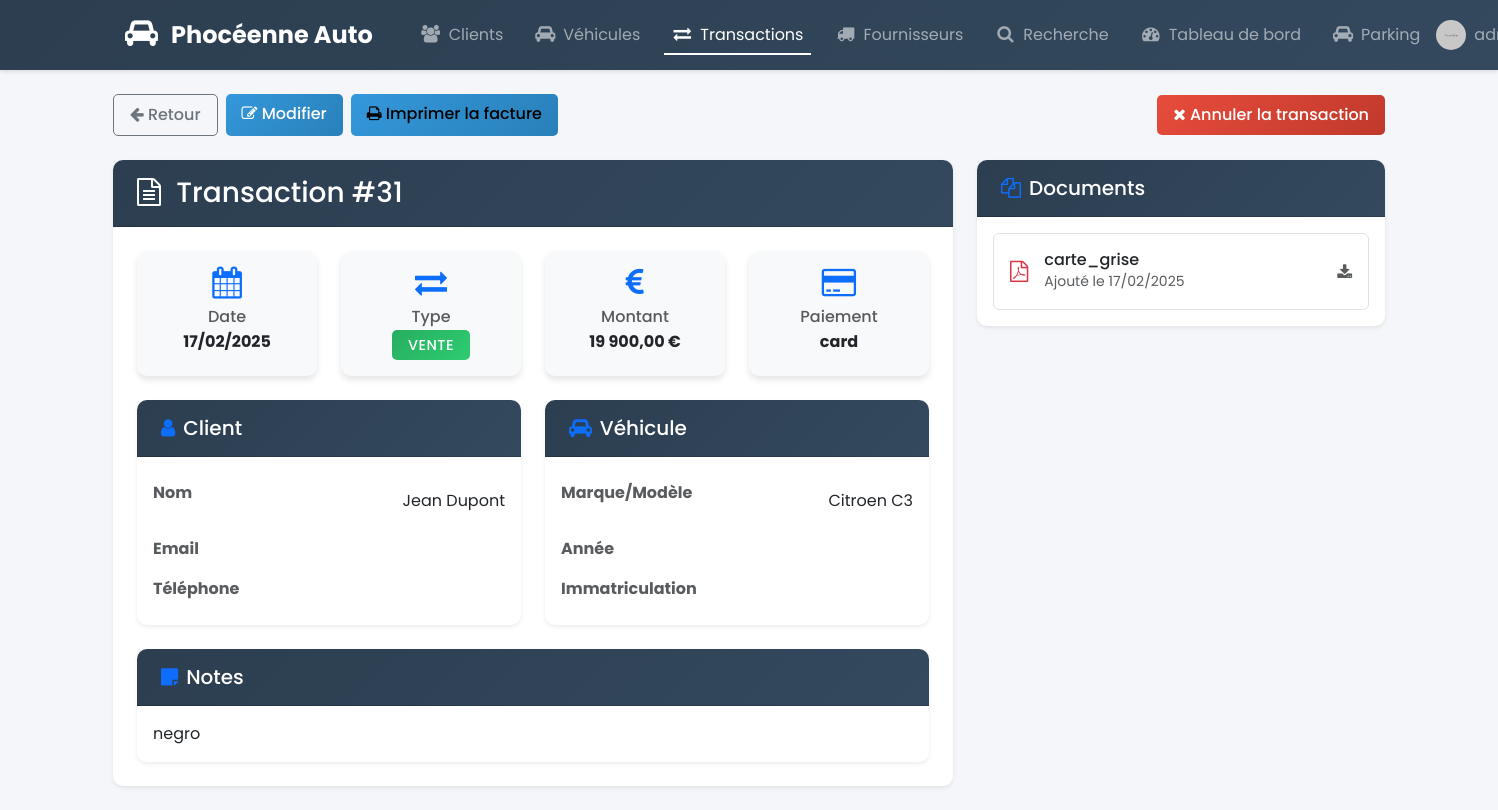
Page /transactions/view.php?id=31 (signed in) on the committed database.
### tables this page shows
CREATE TABLE IF NOT EXISTS `transactions` (
  `id` bigint UNSIGNED NOT NULL AUTO_INCREMENT,
  `customer_id` int DEFAULT NULL,
  `vehicle_id` int DEFAULT NULL,
  `user_id` int DEFAULT NULL,
  `transaction_type` varchar(20) DEFAULT NULL,
  `transaction_date` timestamp NULL DEFAULT CURRENT_TIMESTAMP,
  `price` decimal(10,2) NOT NULL,
  `payment_method` varchar(20) DEFAULT NULL,
  `payment_type` varchar(20) DEFAULT 'full',
  `invoice_number` varchar(50) DEFAULT NULL,
  `notes` text,
  `status` VARCHAR(20) DEFAULT 'completed',
  `identifier` varchar(50) DEFAULT NULL,
  `brand` varchar(50) DEFAULT NULL,
  `model` varchar(50) DEFAULT NULL,
  `version` varchar(100) DEFAULT NULL,
  `color` varchar(50) DEFAULT NULL,
  `vin_number` varchar(17) DEFAULT NULL,
  `registration_number` varchar(20) DEFAULT NULL,
  `mileage` int DEFAULT NULL,
  `registration_date` date DEFAULT NULL,
  `fees` decimal(10,2) DEFAULT 0.00,
  `location` varchar(100) DEFAULT NULL,
  `options` text DEFAULT NULL,
  PRIMARY KEY (`id`)
);

CREATE TABLE IF NOT EXISTS `customers` (
  `id` bigint UNSIGNED NOT NULL AUTO_INCREMENT,
  `first_name` varchar(50) NOT NULL,
  `last_name` varchar(50) NOT NULL,
  `email` varchar(100) DEFAULT NULL,
  `phone` varchar(20) DEFAULT NULL,
  `address` text,
  `postal_code` varchar(10) DEFAULT NULL,
  `city` varchar(50) DEFAULT NULL,
  `created_at` timestamp NULL DEFAULT CURRENT_TIMESTAMP,
  `updated_at` timestamp NULL DEFAULT CURRENT_TIMESTAMP,
  `is_active` tinyint(1) DEFAULT '1',
  PRIMARY KEY (`id`),
  UNIQUE KEY `id` (`id`),
  UNIQUE KEY `email` (`email`)
);

CREATE TABLE IF NOT EXISTS `vehicles` (
  `id` bigint UNSIGNED NOT NULL AUTO_INCREMENT,
  `brand` varchar(50) NOT NULL,
  `model` varchar(50) NOT NULL,
  `year` int NOT NULL,
  `mileage` int NOT NULL,
  `price` decimal(10,2) NOT NULL,
  `vehicle_condition` varchar(20) DEFAULT NULL,
  `color` varchar(30) DEFAULT NULL,
  `fuel_type` varchar(20) DEFAULT NULL,
  `transmission` varchar(20) DEFAULT NULL,
  `registration_number` varchar(20) DEFAULT NULL,
  `vin_number` varchar(17) DEFAULT NULL,
  `status` varchar(20) DEFAULT NULL,
  `created_at` timestamp NULL DEFAULT CURRENT_TIMESTAMP,
  `updated_at` timestamp NULL DEFAULT CURRENT_TIMESTAMP,
  `supplier_id` int DEFAULT NULL,
  `registration_date` date DEFAULT NULL,
  `options` text DEFAULT NULL,
  `location` varchar(100) DEFAULT NULL,
  `version` varchar(100) DEFAULT NULL,
  PRIMARY KEY (`id`),
  UNIQUE KEY `id` (`id`),
  UNIQUE KEY `registration_number` (`registration_number`),
  UNIQUE KEY `vin_number` (`vin_number`)
);

CREATE TABLE IF NOT EXISTS `documents` (
  `id` bigint UNSIGNED NOT NULL AUTO_INCREMENT,
  `transaction_id` int DEFAULT NULL,
  `document_type` varchar(20) NOT NULL,
  `file_name` varchar(255) NOT NULL,
  `file_path` varchar(255) NOT NULL,
  `uploaded_at` timestamp NULL DEFAULT CURRENT_TIMESTAMP,
  PRIMARY KEY (`id`),
  UNIQUE KEY `id` (`id`)
);

### includes/init.php (called while the page is built, shortened)
<?php
function fetchOne($sql, $params = []) {
    global $db;
    $stmt = $db->prepare($sql);
    $stmt->execute($params);
    return $stmt->fetch(PDO::FETCH_ASSOC);
}

### transactions/view.php (the view, shortened to what this page needs)
<?php
require_once '../includes/init.php';
require_once '../includes/header.php';
try {
    $id = isset($_GET['id']) ? (int)$_GET['id'] : 0;
    $sql = "SELECT t.*,
            c.first_name as customer_first_name,
            c.last_name as customer_last_name,
            v.brand as vehicle_brand,
            v.model as vehicle_model,
            u.username as user_name
            FROM transactions t
            LEFT JOIN customers c ON t.customer_id = c.id
            LEFT JOIN vehicles v ON t.vehicle_id = v.id
            LEFT JOIN users u ON t.user_id = u.id
            WHERE t.id = ?";
    $transaction = fetchOne($sql, [$id]);
} catch (PDOException $e) {
    $_SESSION['error'] = "Erreur lors de la récupération des données: " . $e->getMessage();
}
?>
<div class="container mt-4">
    <div class="d-flex justify-content-between align-items-center mb-4">
        <div class="d-flex gap-2">
            <a href="/transactions/" class="btn btn-outline-secondary">
                <i class="fa fa-arrow-left"></i> Retour
            </a>
            <?php if ($transaction['status'] !== 'cancelled'): ?>
                <a href="edit.php?id=<?php echo $transaction['id']; ?>" class="btn btn-primary">
                    <i class="fa fa-edit"></i> Modifier
                </a>
                <a href="print_invoice.php?id=<?php echo $transaction['id']; ?>"
                   class="btn btn-info" target="_blank">
                    <i class="fa fa-print"></i> Imprimer la facture
                </a>
            <?php endif; ?>
        </div>
        <?php if ($transaction['status'] !== 'cancelled'): ?>
            <button onclick="cancelTransaction(<?php echo $transaction['id']; ?>)"
                    class="btn btn-danger">
                <i class="fa fa-times"></i> Annuler la transaction
            </button>
        <?php endif; ?>
    </div>
    <div class="row">
        <div class="col-md-8">
            <div class="card mb-4 shadow-sm">
                <div class="card-header bg-primary text-white d-flex justify-content-between align-items-center py-3">
                    <h3 class="mb-0">
                        <i class="fa fa-file-text-o me-2"></i>
                        Transaction #<?php echo $transaction['id']; ?>
                    </h3>
                </div>
                <div class="card-body p-4">
                    <div class="row mb-4">
                        <div class="col-md-3">
                            <div class="card h-100 bg-light border-0">
                                <div class="card-body text-center">
                                    <i class="fa fa-calendar fa-2x mb-2 text-primary"></i>
                                    <h6 class="text-muted mb-1">Date</h6>
                                    <p class="mb-0 fw-bold"><?php echo date('d/m/Y', strtotime($transaction['transaction_date'])); ?></p>
                                </div>
                            </div>
                        </div>
                        <div class="col-md-3">
                            <div class="card h-100 bg-light border-0">
                                <div class="card-body text-center">
                                    <i class="fa fa-exchange fa-2x mb-2 text-primary"></i>
                                    <h6 class="text-muted mb-1">Type</h6>
                                    <span class="badge bg-<?php echo $transaction['transaction_type'] === 'sale' ? 'success' : 'info'; ?> px-3 py-2">
                                        <?php echo $transaction['transaction_type'] === 'sale' ? 'Vente' : 'Achat'; ?>
                                    </span>
                                </div>
                            </div>
                        </div>
                        <div class="col-md-3">
                            <div class="card h-100 bg-light border-0">
                                <div class="card-body text-center">
                                    <i class="fa fa-eur fa-2x mb-2 text-primary"></i>
                                    <h6 class="text-muted mb-1">Montant</h6>
                                    <p class="mb-0 fw-bold"><?php echo number_format($transaction['price'], 2, ',', ' '); ?> €</p>
                                </div>
                            </div>
                        </div>
                        <div class="col-md-3">
                            <div class="card h-100 bg-light border-0">
                                <div class="card-body text-center">
                                    <i class="fa fa-credit-card fa-2x mb-2 text-primary"></i>
                                    <h6 class="text-muted mb-1">Paiement</h6>
                                    <p class="mb-0 fw-bold"><?php echo htmlspecialchars($transaction['payment_method']); ?></p>
                                </div>
                            </div>
                        </div>
                    </div>
                    <div class="row">
                        <div class="col-md-6">
                            <div class="card border-0 shadow-sm mb-4">
                                <div class="card-header bg-light">
                                    <h5 class="mb-0"><i class="fa fa-user me-2 text-primary"></i>Client</h5>
                                </div>
                                <div class="card-body">
                                    <table class="table table-borderless mb-0">
                                        <tr>
                                            <th class="ps-0 text-muted">Nom</th>
                                            <td class="text-end pe-0"><?php echo htmlspecialchars(($transaction['customer_first_name'] ?? '') . ' ' . ($transaction['customer_last_name'] ?? '')); ?></td>
                                        </tr>
                                        <tr>
                                            <th class="ps-0 text-muted">Email</th>
                                            <td class="text-end pe-0"><?php echo htmlspecialchars($transaction['email'] ?? ''); ?></td>
                                        </tr>
                                        <tr>
                                            <th class="ps-0 text-muted">Téléphone</th>
                                            <td class="text-end pe-0"><?php echo htmlspecialchars($transaction['phone'] ?? ''); ?></td>
                                        </tr>
                                    </table>
                                </div>
                            </div>
                        </div>
                        <div class="col-md-6">
                            <div class="card border-0 shadow-sm mb-4">
                                <div class="card-header bg-light">
                                    <h5 class="mb-0"><i class="fa fa-car me-2 text-primary"></i>Véhicule</h5>
                                </div>
                                <div class="card-body">
                                    <table class="table table-borderless mb-0">
                                        <tr>
                                            <th class="ps-0 text-muted">Marque/Modèle</th>
                                            <td class="text-end pe-0"><?php echo htmlspecialchars(($transaction['vehicle_brand'] ?? '') . ' ' . ($transaction['vehicle_model'] ?? '')); ?></td>
                                        </tr>
                                        <tr>
                                            <th class="ps-0 text-muted">Année</th>
                                            <td class="text-end pe-0"><?php echo htmlspecialchars($transaction['year'] ?? ''); ?></td>
                                        </tr>
                                        <tr>
                                            <th class="ps-0 text-muted">Immatriculation</th>
                                            <td class="text-end pe-0"><?php echo htmlspecialchars($transaction['registration_number'] ?? ''); ?></td>
                                        </tr>
                                    </table>
                                </div>
                            </div>
                        </div>
                    </div>
                    <?php if ($transaction['notes']): ?>
                        <div class="card border-0 shadow-sm">
                            <div class="card-header bg-light">
                                <h5 class="mb-0"><i class="fa fa-sticky-note me-2 text-primary"></i>Notes</h5>
                            </div>
                            <div class="card-body">
                                <p class="mb-0"><?php echo nl2br(htmlspecialchars($transaction['notes'])); ?></p>
                            </div>
                        </div>
                    <?php endif; ?>
                </div>
            </div>
        </div>
        <div class="col-md-4">
            <div class="card shadow-sm">
                <div class="card-header bg-light">
                    <h5 class="mb-0"><i class="fa fa-files-o me-2 text-primary"></i>Documents</h5>
                </div>
                <div class="card-body">
                    <?php
                    $stmt = $pdo->prepare("SELECT * FROM documents WHERE transaction_id = ? ORDER BY uploaded_at DESC");
                    $stmt->execute([$transaction['id']]);
                    $documents = $stmt->fetchAll();
                    ?>
                    <?php if (!empty($documents)): ?>
                        <div class="list-group">
                            <?php foreach ($documents as $doc): ?>
                                <a href="<?php echo htmlspecialchars($doc['file_path']); ?>"
                                   class="list-group-item list-group-item-action d-flex align-items-center py-3 px-3">
                                    <i class="fa fa-file-pdf-o text-danger me-3 fa-lg"></i>
                                    <div>
                                        <h6 class="mb-0"><?php echo htmlspecialchars($doc['document_type']); ?></h6>
                                        <small class="text-muted">Ajouté le <?php echo date('d/m/Y', strtotime($doc['uploaded_at'])); ?></small>
                                    </div>
                                    <i class="fa fa-download ms-auto text-muted"></i>
                                </a>
                            <?php endforeach; ?>
                        </div>
                    <?php endif; ?>
                </div>
            </div>
        </div>
    </div>
</div>
<?php require_once '../includes/footer.php'; ?>

### assets/css/style.css (style rules this page uses)
:root { --primary-color: #2c3e50; --secondary-color: #34495e; --accent-color: #3498db; --success-color: #27ae60; --warning-color: #f39c12; --danger-color: #e74c3c; --light-gray: #f8f9fa; --dark-gray: #343a40; }
body { background-color: #f5f6fa; font-family: 'Poppins', sans-serif; }
.card { border: none; border-radius: 10px; box-shadow: 0 4px 6px rgba(0,0,0,0.1); transition: transform 0.3s ease; }
.card-header { background: linear-gradient(135deg, var(--primary-color), var(--secondary-color)); color: white; border-radius: 10px 10px 0 0 !important; padding: 1rem 1.5rem; }
.table { background-color: white; border-radius: 10px; overflow: hidden; }
.table tbody tr { cursor: pointer; transition: all 0.2s ease; }
.btn { border-radius: 5px; padding: 0.5rem 1rem; transition: all 0.3s ease; font-weight: 500; }
.btn-primary { background: linear-gradient(135deg, var(--accent-color), #2980b9); border: none; }
.btn-danger { background: linear-gradient(135deg, var(--danger-color), #c0392b); border: none; }
.btn-info { background: linear-gradient(135deg, #3498db, #2980b9); border: none; }
.badge { padding: 0.5em 1em; border-radius: 5px; font-weight: 500; }
.card, .alert, .table { animation: fadeIn 0.5s ease-out; }
.table { margin-bottom: 0; }
.table tbody tr { transition: all 0.2s ease; }
.table td { vertical-align: middle; padding: 1rem; }
.badge { padding: 0.5em 1em; font-weight: 500; text-transform: uppercase; letter-spacing: 0.5px; font-size: 0.75rem; }
.badge.bg-success { background: linear-gradient(135deg, #27ae60, #2ecc71) !important; }

### transactions/view.php (style rules this page uses)
.card { transition: all 0.3s ease; }
.badge { font-size: 0.9rem; font-weight: 500; }
.list-group-item { transition: all 0.2s ease; }
.text-primary { color: #0d6efd !important; }
.bg-light { background-color: #f8f9fa !important; }
.shadow-sm { box-shadow: 0 .125rem .25rem rgba(0,0,0,.075) !important; }

### rows in the picture
transactions: id "31", transaction_date "17/02/2025", price "19 900,00", payment_method "card", customer.last_name "Jean Dupont", vehicle.model "Citroen C3", notes "negro"
documents: document_type "carte_grise", uploaded_at "17/02/2025"
